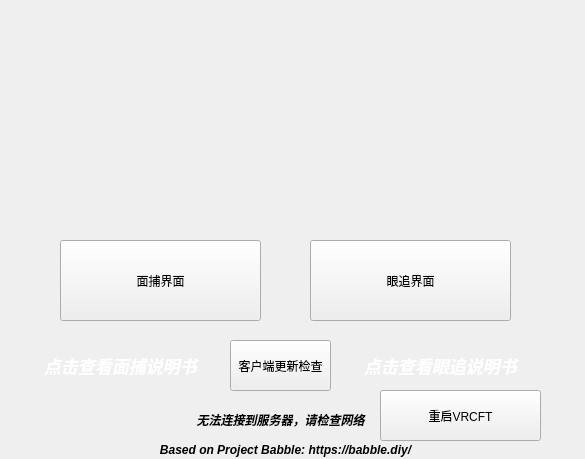
<?xml version="1.0" encoding="UTF-8"?>
<ui version="4.0">
 <class>PaperTrackerMainWindow</class>
 <widget class="QWidget" name="PaperTrackerMainWindow">
  <property name="geometry">
   <rect>
    <x>0</x>
    <y>0</y>
    <width>585</width>
    <height>459</height>
   </rect>
  </property>
  <property name="windowTitle">
   <string>PaperTrackerMainWindow</string>
  </property>
  <widget class="QPushButton" name="FaceTrackerButton">
   <property name="geometry">
    <rect>
     <x>60</x>
     <y>240</y>
     <width>201</width>
     <height>81</height>
    </rect>
   </property>
   <property name="text">
    <string>面捕界面</string>
   </property>
  </widget>
  <widget class="QPushButton" name="EyeTrackerButton">
   <property name="geometry">
    <rect>
     <x>310</x>
     <y>240</y>
     <width>201</width>
     <height>81</height>
    </rect>
   </property>
   <property name="text">
    <string>眼追界面</string>
   </property>
  </widget>
  <widget class="QLabel" name="LOGOLabel">
   <property name="geometry">
    <rect>
     <x>-10</x>
     <y>0</y>
     <width>601</width>
     <height>231</height>
    </rect>
   </property>
   <property name="text">
    <string/>
   </property>
   <property name="openExternalLinks">
    <bool>true</bool>
   </property>
  </widget>
  <widget class="QPushButton" name="ClientUpdateButton">
   <property name="geometry">
    <rect>
     <x>230</x>
     <y>340</y>
     <width>101</width>
     <height>51</height>
    </rect>
   </property>
   <property name="text">
    <string>客户端更新检查</string>
   </property>
  </widget>
  <widget class="QLabel" name="ClientStatusLabel">
   <property name="geometry">
    <rect>
     <x>180</x>
     <y>410</y>
     <width>201</width>
     <height>20</height>
    </rect>
   </property>
   <property name="font">
    <font>
     <italic>true</italic>
     <bold>true</bold>
    </font>
   </property>
   <property name="text">
    <string>无法连接到服务器，请检查网络</string>
   </property>
   <property name="alignment">
    <set>Qt::AlignmentFlag::AlignCenter</set>
   </property>
  </widget>
  <widget class="QPushButton" name="RestartVRCFTButton">
   <property name="geometry">
    <rect>
     <x>380</x>
     <y>390</y>
     <width>161</width>
     <height>51</height>
    </rect>
   </property>
   <property name="text">
    <string>重启VRCFT</string>
   </property>
  </widget>
  <widget class="QLabel" name="FaceTrackerInstructionLabel">
   <property name="geometry">
    <rect>
     <x>40</x>
     <y>340</y>
     <width>161</width>
     <height>51</height>
    </rect>
   </property>
   <property name="font">
    <font>
     <pointsize>13</pointsize>
     <italic>true</italic>
     <bold>true</bold>
    </font>
   </property>
   <property name="text">
    <string>&lt;html&gt;&lt;head/&gt;&lt;body&gt;&lt;p&gt;&lt;span style=&quot; color:#ffffff;&quot;&gt;点击查看面捕说明书&lt;/span&gt;&lt;/p&gt;&lt;/body&gt;&lt;/html&gt;</string>
   </property>
   <property name="alignment">
    <set>Qt::AlignmentFlag::AlignCenter</set>
   </property>
   <property name="openExternalLinks">
    <bool>true</bool>
   </property>
  </widget>
  <widget class="QLabel" name="EyeTrackerInstructionLabel">
   <property name="geometry">
    <rect>
     <x>360</x>
     <y>340</y>
     <width>161</width>
     <height>51</height>
    </rect>
   </property>
   <property name="font">
    <font>
     <pointsize>13</pointsize>
     <italic>true</italic>
     <bold>true</bold>
    </font>
   </property>
   <property name="focusPolicy">
    <enum>Qt::FocusPolicy::NoFocus</enum>
   </property>
   <property name="text">
    <string>&lt;html&gt;&lt;head/&gt;&lt;body&gt;&lt;p&gt;&lt;span style=&quot; color:#ffffff;&quot;&gt;点击查看眼追说明书&lt;/span&gt;&lt;/p&gt;&lt;/body&gt;&lt;/html&gt;</string>
   </property>
   <property name="alignment">
    <set>Qt::AlignmentFlag::AlignCenter</set>
   </property>
   <property name="openExternalLinks">
    <bool>true</bool>
   </property>
  </widget>
  <widget class="QLabel" name="ClientStatusLabel_2">
   <property name="geometry">
    <rect>
     <x>60</x>
     <y>440</y>
     <width>451</width>
     <height>20</height>
    </rect>
   </property>
   <property name="font">
    <font>
     <italic>true</italic>
     <bold>true</bold>
    </font>
   </property>
   <property name="text">
    <string>Based on Project Babble: https://babble.diy/</string>
   </property>
   <property name="alignment">
    <set>Qt::AlignmentFlag::AlignCenter</set>
   </property>
  </widget>
 </widget>
 <resources/>
 <connections/>
</ui>
